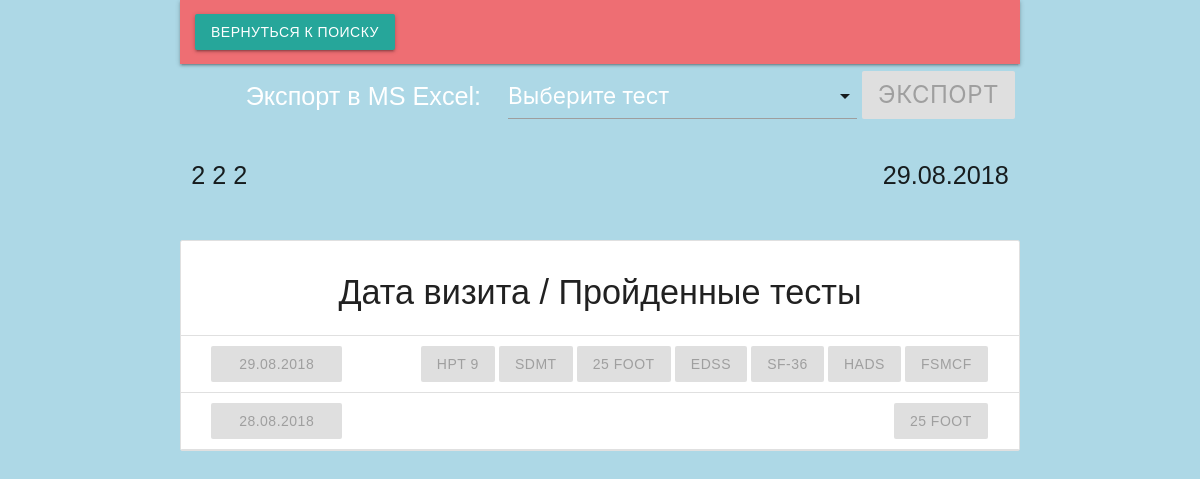
Screenshot of /patient/3 with the database file from the repository.
### models.py (models this page shows, shortened)
class Person(db.Model):
    __tablename__ = 'person'
    id = db.Column(db.Integer, primary_key=True)
    fname = db.Column(db.String(30), nullable=False)
    sname = db.Column(db.String(30), nullable=False)
    lname = db.Column(db.String(30), nullable=False)
    type = db.Column(db.String(50))
    __mapper_args__ = {
        'polymorphic_on' : type,
        'polymorphic_identity' : 'person'
    }

class Patient(Person):
    id = db.Column(db.Integer, db.ForeignKey('person.id'), primary_key=True)
    birth_date = db.Column(db.DateTime,default=None, nullable=False)
    sex = db.Column(db.Boolean, nullable=False)
    __mapper_args__ = {
        'polymorphic_identity':'patient'
    }

class Visit(db.Model):
    __tablename__ = 'visit'
    id = db.Column(db.Integer, primary_key=True)
    patient_id = db.Column(db.Integer, db.ForeignKey('patient.id'))
    doctor_id = db.Column(db.Integer, db.ForeignKey('patient.id'))
    visit_date = db.Column(db.DateTime, nullable=False, default=datetime.utcnow)

class BasicTest(db.Model):
    __tablename__ = 'basic_test'
    id = db.Column(db.Integer, primary_key=True)
    visit_id = db.Column(db.Integer, db.ForeignKey('visit.id'), nullable=False)
    screenshot_path = db.Column(db.String(), unique=True, nullable=False)
    type = db.Column(db.String(50))
    __mapper_args__ = {
        'polymorphic_identity' : 'basic_test',
        'polymorphic_on' : type
    }
    def __repr__(self):
        return 'Id: {0}, screen: {1}, type: {2}, visit_Id: {3}'.format(self.id, self.screenshot_path, self.type, self.visit_id)

class HPT9(BasicTest):
    __tablename__ = 'HPT 9'
    id = db.Column(db.Integer, db.ForeignKey('basic_test.id'), primary_key=True)
    main_hand = db.Column(db.String(10))
    attempt_main_hand_1 = db.Column(db.Float)
    attempt_main_hand_2 = db.Column(db.Float)
    note_main = db.Column(db.Text)
    attempt_sec_hand_1 = db.Column(db.Float)
    attempt_sec_hand_2 = db.Column(db.Float)
    note_sec = db.Column(db.Text)
    __mapper_args__ = {
        'polymorphic_identity':'HPT 9',
    }

class BasicTest(db.Model):
    __tablename__ = 'basic_test'
    id = db.Column(db.Integer, primary_key=True)
    visit_id = db.Column(db.Integer, db.ForeignKey('visit.id'), nullable=False)
    screenshot_path = db.Column(db.String(), unique=True, nullable=False)
    type = db.Column(db.String(50))
    __mapper_args__ = {
        'polymorphic_identity' : 'basic_test',
        'polymorphic_on' : type
    }
    def __repr__(self):
        return 'Id: {0}, screen: {1}, type: {2}, visit_Id: {3}'.format(self.id, self.screenshot_path, self.type, self.visit_id)

class MemoryTest(BasicTest):
    __tablename__ = 'Symbol Digit Modalities Test  (SDMT)'
    id = db.Column(db.Integer, db.ForeignKey('basic_test.id'), primary_key=True)
    memtest_all = db.Column(db.Float)
    memtest_correct = db.Column(db.Float)
    memtest_wrong = db.Column(db.Float)
    __mapper_args__ = {
        'polymorphic_identity':'Symbol Digit Modalities Test  (SDMT)',
    }

class Foot25(BasicTest):
    __tablename__ = '25 Foot'
    id = db.Column(db.Integer, db.ForeignKey('basic_test.id'), primary_key=True)
    foot25_try1 = db.Column(db.Float)
    foot25_try2 = db.Column(db.Float)
    foot25_tools = db.Column(db.String)
    foot25_addition = db.Column(db.Text)
    __mapper_args__ = {
        'polymorphic_identity':'25 Foot',
    }

class EDSS(BasicTest):
    __tablename__ = 'Expanded Disability Status Scale (EDSS)'
    id = db.Column(db.Integer, db.ForeignKey('basic_test.id'), primary_key=True)
    visual = db.Column(db.Float)
    brainstem = db.Column(db.Float)
    pyramidal = db.Column(db.Float)
    cerebellar = db.Column(db.Float)
    sensory = db.Column(db.Float)
    bowel_bladder = db.Column(db.Float)
    cerebral = db.Column(db.Float)
    ambulation_score = db.Column(db.Float)
    edss_step = db.Column(db.Float)
    __mapper_args__ = {
        'polymorphic_identity':'Expanded Disability Status Scale (EDSS)',
    }

class SF36(BasicTest):
    __tablename__ = 'SF-36'
    id = db.Column(db.Integer, db.ForeignKey('basic_test.id'), primary_key=True)
    PHC = db.Column(db.Float)
    MHC = db.Column(db.Float)
    __mapper_args__ = {
        'polymorphic_identity':'SF-36',
    }

class HADS(BasicTest):
    __tablename__ = 'Hospital Anxiety and Depression Scale (HADS)'
    id = db.Column(db.Integer, db.ForeignKey('basic_test.id'), primary_key=True)
    anxiety = db.Column(db.Integer)
    depression = db.Column(db.Integer)
    __mapper_args__ = {
        'polymorphic_identity':'Hospital Anxiety and Depression Scale (HADS)',
    }

class FSMC(BasicTest):
    __tablename__ = 'Fatigue Scale for Motor and Cognitive Functions (FSMCF)'
    id = db.Column(db.Integer, db.ForeignKey('basic_test.id'), primary_key=True)
    kog = db.Column(db.Integer)
    mot = db.Column(db.Integer)
    total = db.Column(db.Integer)
    __mapper_args__ = {
        'polymorphic_identity':'Fatigue Scale for Motor and Cognitive Functions (FSMCF)',
    }

### app.py (the view)
@app.route('/patient/<patient_id>', methods=['GET','POST'])
def patient_view(patient_id):
    unique_tests = set()
    patient = Patient.query.get(patient_id)
    visits = Visit.query.filter_by(patient_id = patient_id).all()
    visit_tests = []
    for visit in visits:
        tests = []
        tests.append(visit)
        tests.append(BasicTest.query.filter_by(visit_id = visit.id).all())
        for test in tests[1]:
            unique_tests.add(test.type)
        print(unique_tests)
        visit_tests.append(tests)
    print(visit_tests, unique_tests)
    return render_template("patient_view.html", visit_tests = visit_tests, patient = patient, unique_tests = unique_tests)

### app.py (called while the page is built)
@app.after_request
def add_header(r):
    r.headers["Cache-Control"] = "no-cache, no-store, must-revalidate"
    r.headers["Pragma"] = "no-cache"
    r.headers["Expires"] = "0"
    r.headers['Cache-Control'] = 'public, max-age=0'
    return r

### templates/patient_view.html (shortened to what this page needs)
{% extends "basic.html" %}
{% block title %}
  <link rel="stylesheet" type=text/css href="{{ url_for('static', filename='css/materialize/materialize.min.css')}}">
{% endblock %}
{% block body %}
    <div class="container">
      <nav>
        <div class="nav-wrapper">
          <ul class="left">
            <li>
                <a class="btn waves-effect waves-light" href="{{ url_for('index')}}#test1">Вернуться к поиску</a>
            </li>
          </ul>
          <ul class="right">
            <li>
              <span class="flow-text pr-20">Экспорт в MS Excel:&nbsp;</span>
            </li>
            <li>
              <div class="input-field col s3 test-select">
                </div>
            </li>
            <li>
                <button class="flow-text btn disabled export-btn">Экспорт</button>
            </li>
          </ul>
        </div>
      </nav>
      <div class="row">
        <p id="patient_name" class="flow-text left-align col s8">{{ patient.sname }} {{ patient.fname }} {{ patient.lname }}</p>
        <p id="patient_birth_date" class="flow-text right-align col s4">{{ patient.birth_date.strftime('%d.%m.%Y') }}</p>
      </div>
      <ul class="collection with-header">
        <li class="collection-header"><h4>Дата визита / Пройденные тесты</h4></li>
        {% for visit,tests in visit_tests %}
        <li class="collection-item" data-visit="{{ visit.id }}">
          <div class="row mb-0">
            <a class="col s2 left-align btn disabled">
              {{ visit.visit_date.strftime('%d.%m.%Y') }}
            </a>
            <div class="col s9 offset-s1 right-align">
              {% for test in tests %}
                <a class="btn disabled">{{ test.type.split("(")[-1].split(")")[0] }}<a>
              {% endfor %}
            </div>
          </div>
          {% endfor %}
        </li>
      </ul>
    </div>
{% endblock %}

### static/css/style.css (style rules this page uses)
h2,h3,h4 { text-align: center; }
* { font-family: Trebuchet MS, palatino linotype, sans-serif; }
p { text-align: center; }

### static/css/styles.css (style rules this page uses)
.export-btn { margin-top: -5px; margin-left: 5px; margin-right: 5px; line-height: 48px; height: 48px; font-size: 24px; }
.mb-0 { margin-bottom: 0 !important; }
.pr-20 { padding-right: 20px; }
.test-select { margin: 9px 0 !important; }

### rows the page displays
Person: sname "2", fname "2", lname "2"
Patient: birth_date "29.08.2018"
Visit: visit_date "29.08.2018"
HPT9: type "HPT 9"
MemoryTest: type "SDMT"
Foot25: type "25 FOOT"
EDSS: type "EDSS"
SF36: type "SF-36"
HADS: type "HADS"
FSMC: type "FSMCF"
Visit: visit_date "28.08.2018"
Foot25: type "25 FOOT"
